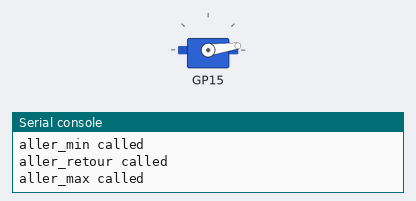
Simulated run of this program. Board: Raspberry Pi Pico running MicroPython. Shown: servo, the last lines printed to the serial console. Servo angles are drawn from the pulse width (0.5 ms = 0°, 2.5 ms = 180°).

Above: at 3.6 s.
At 6.0 s:
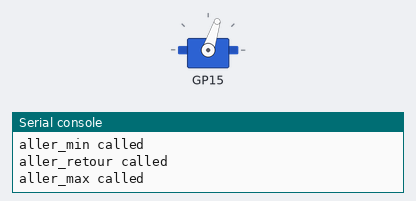
At 8.4 s:
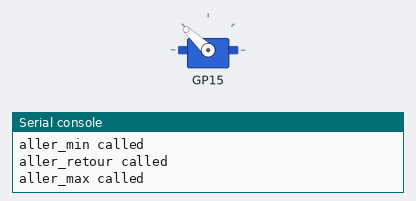
At 13.2 s:
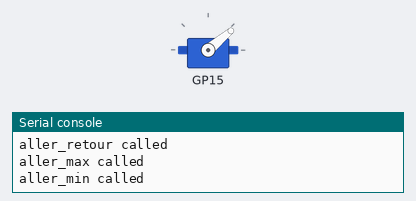
Timing chart, 0 to 17.7 s (numbered marks = the images above):
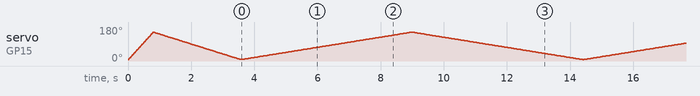

The program:

servo_moteur_objet.py
```python
from machine import PWM, Pin
from utime import sleep
import time


minDuty = 1900
maxDuty = 7200

class Servo_motor :
    position = minDuty

    def __init__(self, signal_sm, increment=1, breakTime=0.001):
        self.mon_servo = PWM(Pin(signal_sm))
        self.mon_servo.freq(50)
        self.inc = increment
        self.break_time =breakTime

    def aller_retour(self):
        print("aller_retour called")

        while True:
            self.aller_max()
            self.aller_min()

    def aller_max(self):
        print("aller_max called")

        while self.position < maxDuty :
            self.position += self.inc
            sleep(self.break_time)
            self.mon_servo.duty_u16(self.position)
            if self.position > maxDuty :
                self.position = maxDuty

    def aller_min(self):
        print("aller_min called")
        while self.position > minDuty :
            self.position -= self.inc
            sleep(self.break_time)
            self.mon_servo.duty_u16(self.position)
            if self.position < minDuty :
                self.position = minDuty

    def change_increment(self, new_inc):
        setattr(self, 'inc',new_inc)
    def change_break_time(self, new_break_time):
        setattr(self, 'break_time',new_break_time)


sm = Servo_motor(15,7)
sm.aller_max()
sm.change_increment(2)
sm.aller_min()
sm.change_break_time(0.002)
sm.aller_retour()


  
```
